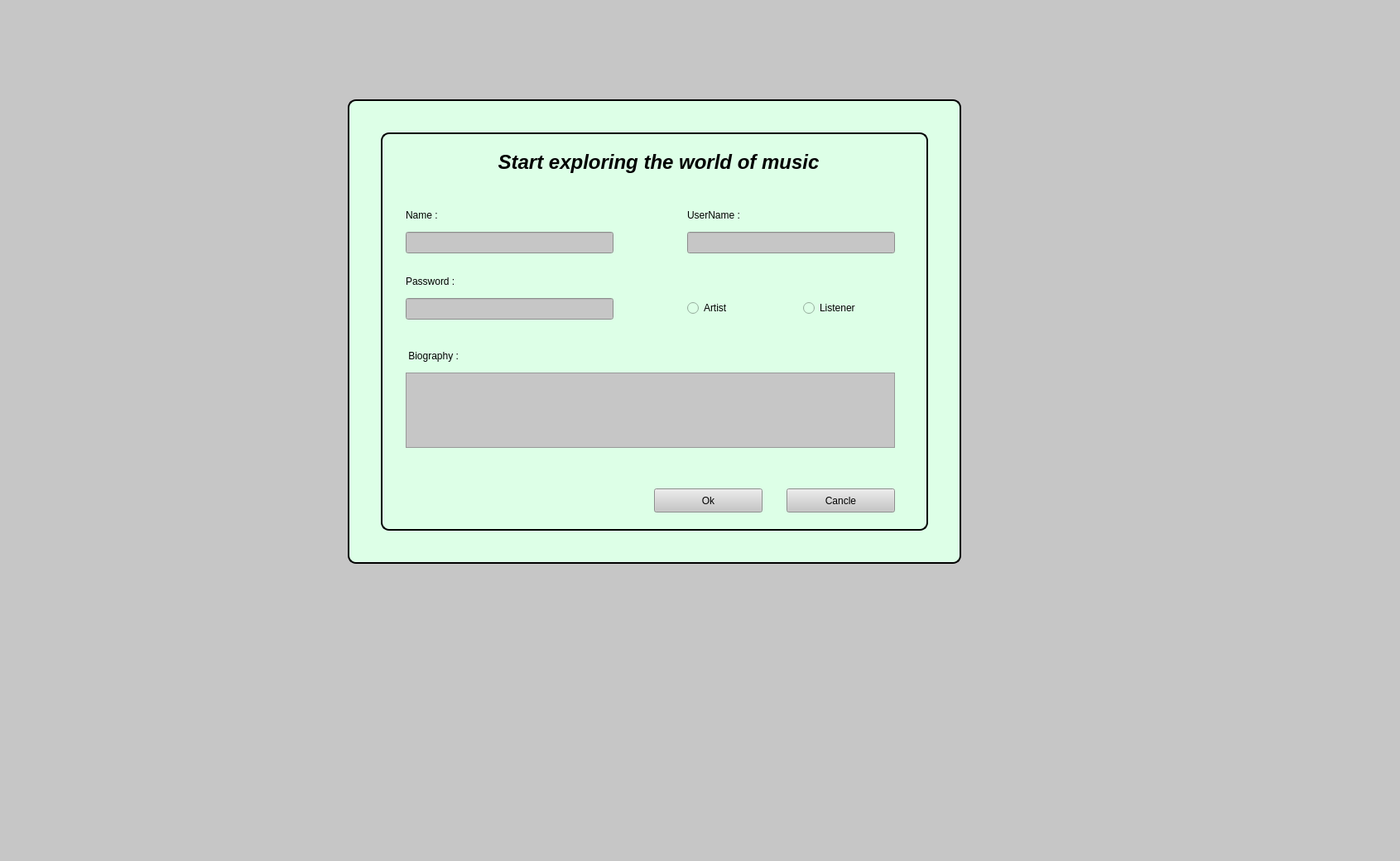
<?xml version="1.0" encoding="UTF-8"?>
<ui version="4.0">
 <class>RegisterWindow</class>
 <widget class="QWidget" name="RegisterWindow">
  <property name="geometry">
   <rect>
    <x>0</x>
    <y>0</y>
    <width>1691</width>
    <height>1040</height>
   </rect>
  </property>
  <property name="windowTitle">
   <string>Form</string>
  </property>
  <property name="styleSheet">
   <string notr="true">QGroupBox {
	background-color: rgb(202, 202, 202);
	background-color: rgb(222, 211, 218);
    border: 2px solid black; 
    border-radius: 10px;    
    margin-top: 10px;       
    padding-top: 10px; 
}

QGroupBox::title {
    subcontrol-origin: margin;
    subcontrol-position: top center; 
    padding: 0 5px;      
    color: black;             
}
#RegisterWindow
{
background-color: rgb(198,198,198);
}</string>
  </property>
  <widget class="QGroupBox" name="groupBox">
   <property name="geometry">
    <rect>
     <x>420</x>
     <y>110</y>
     <width>741</width>
     <height>571</height>
    </rect>
   </property>
   <property name="font">
    <font>
     <pointsize>19</pointsize>
    </font>
   </property>
   <property name="layoutDirection">
    <enum>Qt::LayoutDirection::LeftToRight</enum>
   </property>
   <property name="styleSheet">
    <string notr="true">background-color: rgb(221, 255, 231);</string>
   </property>
   <property name="title">
    <string/>
   </property>
   <widget class="QGroupBox" name="groupBox_2">
    <property name="geometry">
     <rect>
      <x>40</x>
      <y>40</y>
      <width>661</width>
      <height>491</height>
     </rect>
    </property>
    <property name="title">
     <string/>
    </property>
    <widget class="QLabel" name="label">
     <property name="geometry">
      <rect>
       <x>60</x>
       <y>20</y>
       <width>551</width>
       <height>51</height>
      </rect>
     </property>
     <property name="font">
      <font>
       <family>Segoe UI</family>
       <pointsize>18</pointsize>
       <italic>true</italic>
       <bold>true</bold>
      </font>
     </property>
     <property name="styleSheet">
      <string notr="true">background-color: rgb(221, 255, 231);
font: 700 italic 18pt &quot;Segoe UI&quot;;</string>
     </property>
     <property name="text">
      <string>Start exploring the world of music</string>
     </property>
     <property name="alignment">
      <set>Qt::AlignmentFlag::AlignCenter</set>
     </property>
    </widget>
    <widget class="QLineEdit" name="lineEditName">
     <property name="geometry">
      <rect>
       <x>30</x>
       <y>130</y>
       <width>251</width>
       <height>26</height>
      </rect>
     </property>
     <property name="styleSheet">
      <string notr="true">background-color: rgb(172, 175, 181);
background-color: rgb(198, 198, 198);
border-color: qlineargradient(spread:repeat, x1:0, y1:0, x2:1, y2:0, stop:0 rgba(0, 0, 0, 255), stop:1 rgba(255, 255, 255, 255));</string>
     </property>
    </widget>
    <widget class="QLineEdit" name="lineEditUserName">
     <property name="geometry">
      <rect>
       <x>370</x>
       <y>130</y>
       <width>251</width>
       <height>26</height>
      </rect>
     </property>
     <property name="styleSheet">
      <string notr="true">background-color: rgb(198,198,198);</string>
     </property>
    </widget>
    <widget class="QLabel" name="label_2">
     <property name="geometry">
      <rect>
       <x>30</x>
       <y>100</y>
       <width>63</width>
       <height>20</height>
      </rect>
     </property>
     <property name="styleSheet">
      <string notr="true">font: 700 9pt &quot;Segoe UI&quot;;</string>
     </property>
     <property name="text">
      <string>Name :</string>
     </property>
    </widget>
    <widget class="QLabel" name="label_3">
     <property name="geometry">
      <rect>
       <x>370</x>
       <y>100</y>
       <width>81</width>
       <height>20</height>
      </rect>
     </property>
     <property name="styleSheet">
      <string notr="true">font: 700 9pt &quot;Segoe UI&quot;;</string>
     </property>
     <property name="text">
      <string>UserName :</string>
     </property>
    </widget>
    <widget class="QLineEdit" name="lineEditPassword">
     <property name="geometry">
      <rect>
       <x>30</x>
       <y>210</y>
       <width>251</width>
       <height>26</height>
      </rect>
     </property>
     <property name="styleSheet">
      <string notr="true">background-color: rgb(198,198,198);</string>
     </property>
     <property name="echoMode">
      <enum>QLineEdit::EchoMode::Password</enum>
     </property>
    </widget>
    <widget class="QLabel" name="label_4">
     <property name="geometry">
      <rect>
       <x>30</x>
       <y>180</y>
       <width>81</width>
       <height>20</height>
      </rect>
     </property>
     <property name="styleSheet">
      <string notr="true">font: 700 9pt &quot;Segoe UI&quot;;</string>
     </property>
     <property name="text">
      <string>Password :</string>
     </property>
    </widget>
    <widget class="QRadioButton" name="radioButtonArtist">
     <property name="geometry">
      <rect>
       <x>370</x>
       <y>210</y>
       <width>110</width>
       <height>24</height>
      </rect>
     </property>
     <property name="styleSheet">
      <string notr="true">font: 700 9pt &quot;Segoe UI&quot;;</string>
     </property>
     <property name="text">
      <string>Artist</string>
     </property>
    </widget>
    <widget class="QRadioButton" name="radioButton_2">
     <property name="geometry">
      <rect>
       <x>510</x>
       <y>210</y>
       <width>110</width>
       <height>24</height>
      </rect>
     </property>
     <property name="styleSheet">
      <string notr="true">font: 700 9pt &quot;Segoe UI&quot;;</string>
     </property>
     <property name="text">
      <string>Listener</string>
     </property>
    </widget>
    <widget class="QTextEdit" name="textEdit">
     <property name="geometry">
      <rect>
       <x>30</x>
       <y>300</y>
       <width>591</width>
       <height>91</height>
      </rect>
     </property>
     <property name="styleSheet">
      <string notr="true">background-color: rgb(198,198,198);</string>
     </property>
    </widget>
    <widget class="QLabel" name="label_5">
     <property name="geometry">
      <rect>
       <x>30</x>
       <y>270</y>
       <width>91</width>
       <height>20</height>
      </rect>
     </property>
     <property name="styleSheet">
      <string notr="true">font: 700 9pt &quot;Segoe UI&quot;;</string>
     </property>
     <property name="text">
      <string> Biography :</string>
     </property>
    </widget>
    <widget class="QPushButton" name="pushButtonOK">
     <property name="geometry">
      <rect>
       <x>330</x>
       <y>440</y>
       <width>131</width>
       <height>29</height>
      </rect>
     </property>
     <property name="styleSheet">
      <string notr="true">font: 700 9pt &quot;Segoe UI&quot;;
background-color: rgb(198,198,198);</string>
     </property>
     <property name="text">
      <string>Ok</string>
     </property>
    </widget>
    <widget class="QPushButton" name="pushButtonCancle">
     <property name="geometry">
      <rect>
       <x>490</x>
       <y>440</y>
       <width>131</width>
       <height>29</height>
      </rect>
     </property>
     <property name="styleSheet">
      <string notr="true">font: 700 9pt &quot;Segoe UI&quot;;
background-color: rgb(198,198,198);</string>
     </property>
     <property name="text">
      <string>Cancle</string>
     </property>
    </widget>
   </widget>
  </widget>
 </widget>
 <resources/>
 <connections/>
</ui>
